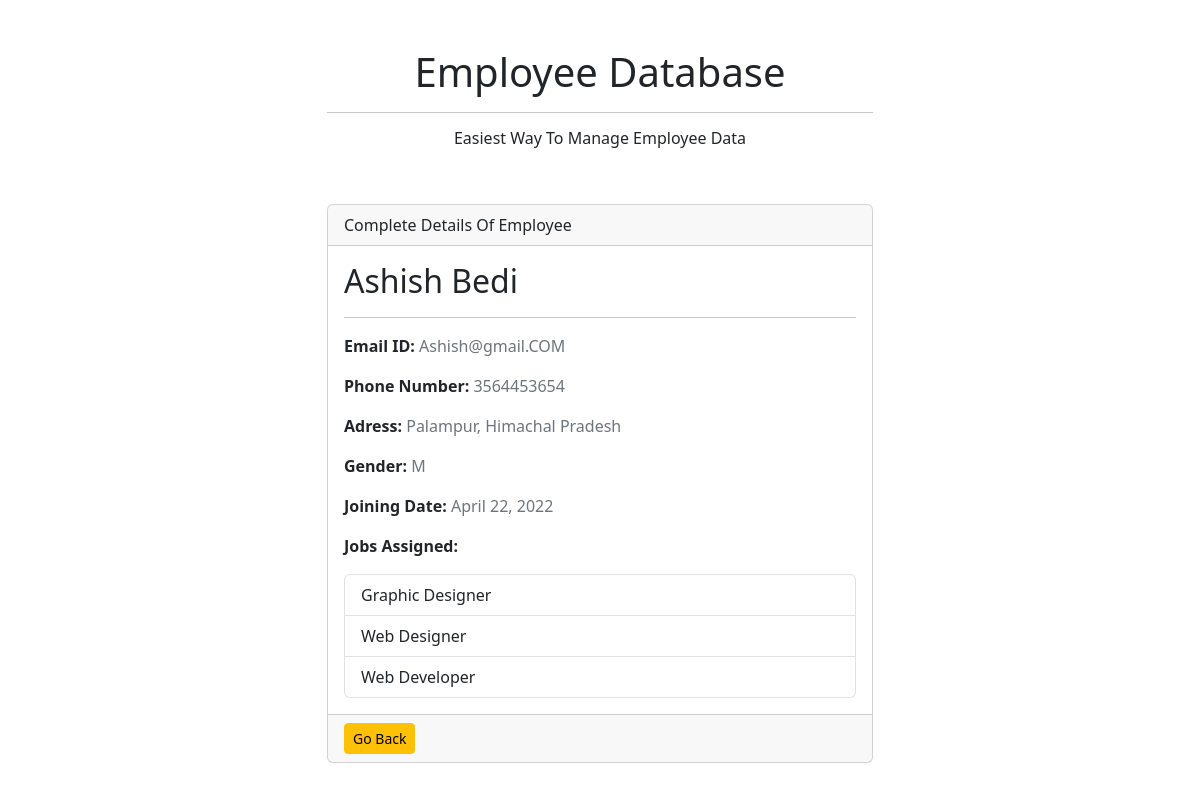
The page /employees/4/ on the database its author committed.
### ems/models.py (models this page shows, shortened)
class Employee(models.Model):
    GENDER_CHOICES = [('M','Male'), ('F','Female'),('O','Other')]
    first_name = models.CharField(max_length=200)
    last_name = models.CharField(max_length=200)
    email = models.EmailField(max_length=250)
    phone_number = models.CharField(max_length=10,blank=True)
    address = models.TextField()
    gender = models.CharField(max_length=1, choices=GENDER_CHOICES,blank=True)
    dob = models.DateField()
    joining_date = models.DateField()
    jobs = models.ManyToManyField('job',blank=True)

class Job(models.Model):
    name = models.CharField(max_length=250)

### ems/views.py (the view)
# urls.py: path('employees/<int:employee_id>/', views.employee_detail, name= 'employee_detail'),
def employee_detail(request,employee_id):
    try:
        employee = Employee.objects.get(id=employee_id)
    except Employee.DoesNotExist:
        raise Http404('Employee not found')
    return render(request,'ems/employee_detail.html',{'employee':employee})

### ems/templates/ems/employee_detail.html
 {% extends 'ems/base.html' %}
 {% block content %}
 <div class="col-md-6">
    <div class="card mb-5">
        <div class="card-header">
            Complete Details Of Employee
        </div>
        <div class="card-body">
            <h2> {{ employee.first_name|capfirst }} {{ employee.last_name|capfirst }} </h2>
            <hr>
            <p><strong> Email ID: </strong> <span class="text-secondary"> {{ employee.email }} </span></p>
            <p><strong> Phone Number: </strong> <span class="text-secondary"> {{ employee.phone_number }} </span></p>
            <p><strong> Adress: </strong> <span class="text-secondary"> {{ employee.address }} </span></p>
            <p><strong> Gender: </strong> <span class="text-secondary"> {{ employee.gender }} </span></p>
            <p><strong> Joining Date: </strong> <span class="text-secondary"> {{ employee.joining_date }} </span></p>
            <p><strong> Jobs Assigned: </strong> </p>
            {% if employee.jobs.all %}
            <ul class="list-group">
            {% for job in employee.jobs.all %}
                <li class="list-group-item"> {{ job.name }} </li>
            {% endfor %}
            </ul>
            {% endif %}
        </div>
        <div class="card-footer">
            <a href="{% url 'home' %}" class="btn btn-sm btn-warning"> Go Back </a>
        </div>
    </div>
 </div>
{% endblock content %}

### rows shown on the page
Employee: first_name "Ashish", last_name "Bedi", email "Ashish@gmail.COM", phone_number "3564453654", address "Palampur, Himachal Pradesh", gender "M", joining_date "April 22, 2022"
Job: name "Graphic Designer"
Job: name "Web Designer"
Job: name "Web Developer"
